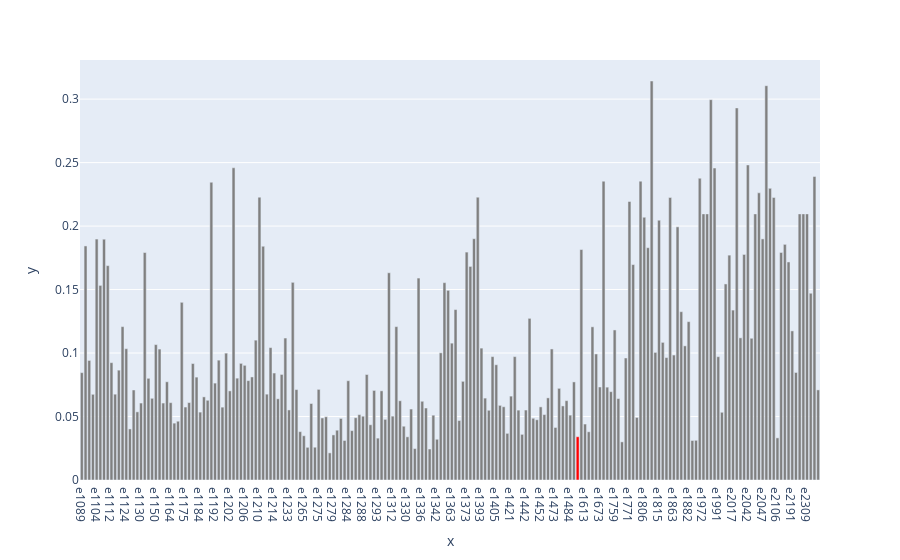

The cell this chart's notebook holds for it:
### Code cell
redis_data = rtdatahandler.redis_data

# plot histogram 
redis_data_names = list(redis_data.keys())
redis_data_values = list(redis_data.values())

fig = px.bar(x=redis_data_names, y=redis_data_values)
# Make the NODE data red
fig.data[0].marker.color = ['red' if name == NODE else 'gray' for name in redis_data_names]
fig.show()

### Figure 1 — Plotly figure (JSON) as saved in the notebook; plotly's stock layout.template omitted (floating-point values rounded to 4 significant figures; data arrays with more than 128 entries replaced by an {"elided": "..."} marker saying what was removed)
{"data": [{"alignmentgroup": "True", "hovertemplate": "x=%{x}<br>y=%{y}<extra></extra>", "legendgroup": "", "marker": {"color": {"elided": "200 str values"}, "pattern": {"shape": ""}}, "name": "", "offsetgroup": "", "orientation": "v", "showlegend": false, "textposition": "auto", "type": "bar", "x": {"elided": "200 str values"}, "xaxis": "x", "y": {"elided": "200 float values"}, "yaxis": "y"}], "layout": {"barmode": "relative", "legend": {"tracegroupgap": 0}, "margin": {"t": 60}, "xaxis": {"anchor": "y", "domain": [0, 1], "title": {"text": "x"}}, "yaxis": {"anchor": "x", "domain": [0, 1], "title": {"text": "y"}}}}
